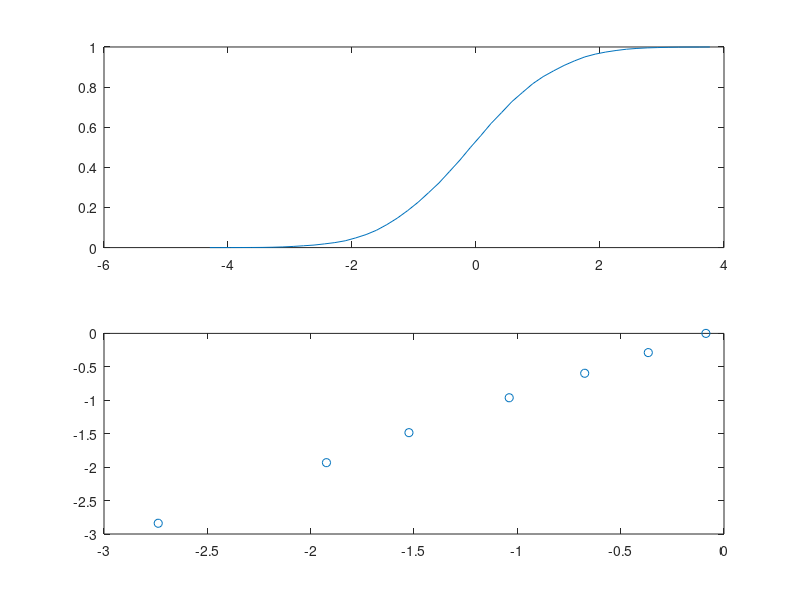

Recreate this plot in MATLAB. (Note: this script raises an error after producing the figure.)

sZ1=100000;
sZ2=20;
sZ3=10000;
std11=5;
mea11=10.;
dat1=norminv(rand(sZ1,1),mea11,std11);
method='e1';
% dat2=norminv(rand(sZ1,1),5,2);

switch method
case 'c1'
	% Try sampling about 20 and calculating x_bar a thousand times
	xbar1=zeros(sZ3,1);
	xbar2=zeros(sZ3,1);
	std1=zeros(sZ3,1);
	std2=zeros(sZ3,1);
	for i=1:sZ3
        ran1=ceil(rand(sZ2,1).*sZ1);    
        ran2=ceil(rand(sZ2,1).*sZ1);    
        
        xbar1(i)=mean(dat1(ran1));
        xbar2(i)=mean(dat1(ran2));
        
        std1(i)=std(dat1(ran1));
        std2(i)=std(dat1(ran2));
	end
	std1(end)=std11;
	std2(end)=std11;
	
	% Calculate theoretical curve
	Sp=(sZ2-1).*std1(end).^2+(sZ2-1).*std2(end).^2;
	Sp=sqrt(Sp./(sZ2+sZ2-2));
	tcalc=(xbar1(end)-xbar2(end))./Sp;
	tcalc=tcalc./sqrt((1./sZ2+1./sZ2));
	numera=Sp.*sqrt((1./sZ2+1./sZ2));
	
	% The critical value
	alpha1=[0.01 0.05 0.1 0.2 0.3 0.4 0.5];
	[N,X]=hist(xbar1-xbar2,50);
	y=cumsum(N(1:end-1)./sum(N(1:end-1)));
	x=X(1:end-1);
	for i=1:length(alpha1)
		tcrit=tinv(alpha1(i),sZ2+sZ2-2);
		distance1(i)=numera.*tcrit;
        % Simulated limits
		inds1=find(y<=alpha1(i));
		inds2=find(y>alpha1(i));
        % linear interpolation
        xpos(i)=x(inds1(end))+...
            (x(inds2(1))-x(inds1(end)))./ ...
            (y(inds2(1))-y(inds1(end))).*(alpha1(i)-y(inds1(end)));
            
	end
	% stairs(X(1:end-1),N(1:end-1)./sum(N(1:end-1))./diff(X))
	subplot(211);
	plot(X(1:end-1),cumsum(N(1:end-1)./sum(N(1:end-1))))
	subplot(212);
	plot(xpos,distance1,'o');
	refline(1,0);
case 'e1'
	xbar1=zeros(sZ3,1);
	std1=zeros(sZ3,1);
	for i=1:sZ3
        ran1=ceil(rand(sZ2,1).*sZ1);        
        xbar1(i)=mean(dat1(ran1));
        std1(i)=std(dat1(ran1));
	end  
	% Calculate theoretical curve
	tcalc=(xbar1(end)-mea11)./std11./sqrt(sZ2);
	numera=std11./sqrt(sZ2);
	
	% The critical value
	alpha1=[0.01 0.05 0.1 0.2 0.3 0.4 0.5];
	[N,X]=hist(xbar1-mea11,50);
	y=cumsum(N(1:end-1)./sum(N(1:end-1)));
	x=X(1:end-1);
	for i=1:length(alpha1)
		tcrit=tinv(alpha1(i),sZ2-1);
		distance1(i)=numera.*tcrit;
        % Simulated limits
		inds1=find(y<=alpha1(i));
		inds2=find(y>alpha1(i));
        % linear interpolation
        xpos(i)=x(inds1(end))+...
            (x(inds2(1))-x(inds1(end)))./ ...
            (y(inds2(1))-y(inds1(end))).*(alpha1(i)-y(inds1(end)));
            
	end
	% stairs(X(1:end-1),N(1:end-1)./sum(N(1:end-1))./diff(X))
	subplot(211);
	plot(X(1:end-1),cumsum(N(1:end-1)./sum(N(1:end-1))))
	subplot(212);
	plot(xpos,distance1,'o');
	refline(1,0);
case 'p1'
    
    
end